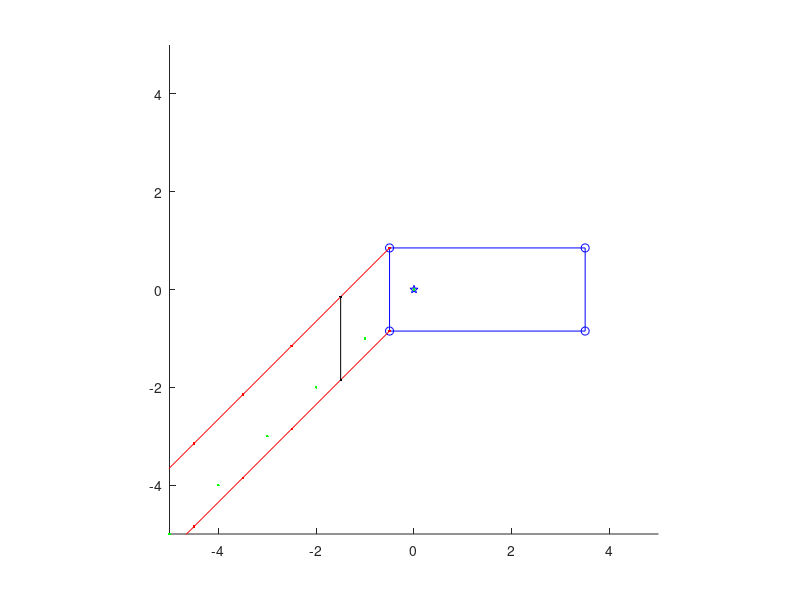

The MATLAB source for this figure:
clf;

LENGTH = 4;
WIDTH = 1.7;
WB = 3;
BAXOFFSET = 0.5;

q = [0, 0, 0];
velocityInitial = -0.7;
thetaInitial = 15;

dt = 0.05;

% plot setup
axis([-5 5 -5 5])
axis square;
hold on;

% plot origin
plot(q(1), q(2), 'bp');

% plot Car
p1 = [q(1) q(2)] + [-BAXOFFSET, -WIDTH/2];
plot(p1(1), p1(2), 'bo') % back right corner

p2 = [q(1) q(2)] + [-BAXOFFSET, +WIDTH/2];
plot(p2(1), p2(2), 'bo') % back left corner

p3 = [q(1) q(2)] + [-BAXOFFSET + LENGTH, -WIDTH/2];
plot(p3(1), p3(2), 'bo') % front right corner

p4 = [q(1) q(2)] + [-BAXOFFSET + LENGTH, +WIDTH/2];
plot(p4(1), p4(2), 'bo') % front left corner

points = [p1; p2; p4; p3; p1];

plot(points(:,1), points(:,2), 'b-', 'Tag', 'Car')

% calculate path

qs = [
    q;
    q-1;
    q-2;
    q-3;
    q-4;
    q-5;
];

plot(qs(:, 1), qs(:, 2), 'g.')

% plot back left corner path
blc = qs(:, 1:2) + [-BAXOFFSET, +WIDTH/2];
plot(blc(:,1), blc(:,2), 'r.-', 'Tag', 'Left');

% plot back right corner path
brc = qs(:, 1:2) + [-BAXOFFSET, -WIDTH/2];
plot(brc(:,1), brc(:,2), 'r.-', 'Tag', 'Right');

% plot back edge of car at time 1 second
backEdge = [blc(2, :); brc(2, :)];
plot(backEdge(:,1), backEdge(:,2), 'k.-', 'Tag', '1Second');

hold off;